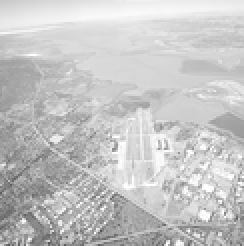
#> input picture assets/runway.png, 122 x 123 px, shrunk from 765 x 769 before the run, found by its file name (shown 2 times larger)
$ jupyter execute Answers.ipynb   (shell and % lines are left out)
#> lines starting #> are read from the running program, lines starting #| are printed output that depends on the picture; after the words box and inside, x2 and y2 are one past the last pixel; in counts of white or black regions, pixels touching at a corner belong together
#### Download Assets

[cell 1]
urls = ["https://github.com/ravindusenavirathna/Intensity-Transformations-and-Neighborhood-Filtering/blob/bb29f06b207f8ec7f7c49c9e13f4115da8db2669/assets/runway.png",
        "https://github.com/ravindusenavirathna/Intensity-Transformations-and-Neighborhood-Filtering/blob/776ac4a3970e6f3b577c2b457b9685780bea60ae/assets/emma_salt_pepper.jpg",
        "https://github.com/ravindusenavirathna/Intensity-Transformations-and-Neighborhood-Filtering/blob/776ac4a3970e6f3b577c2b457b9685780bea60ae/assets/highlights_and_shadows.jpg",
        "https://github.com/ravindusenavirathna/Intensity-Transformations-and-Neighborhood-Filtering/blob/776ac4a3970e6f3b577c2b457b9685780bea60ae/assets/looking_out.jpg"]

for url in urls:
    raw_url = url.replace("github.com", "raw.githubusercontent.com").replace("/blob/", "/")
    !wget -q {raw_url} -O {raw_url.split("/")[-1]}

#### Import Libraries

[cell 2]
import cv2
import numpy as np
import matplotlib.pyplot as plt

# Question 01

[cell 3]
# 1. Load the image in Grayscale
img = cv2.imread('runway.png', cv2.IMREAD_GRAYSCALE)
#> img is the input picture: shape (123, 122); min 82, max 255, mean 197.1

# Normalize pixel values to range [0, 1] for mathematical operations
r = img / 255.0

# ---------------------------------------------------------
# (a) Gamma Correction with gamma = 0.5 (Brightening)
# Formula: s = r ^ 0.5
# ---------------------------------------------------------
gamma_a = 0.5
s_a = np.power(r, gamma_a)
# Convert back to [0, 255] for display
img_gamma_05 = np.uint8(np.clip(s_a * 255, 0, 255))

# ---------------------------------------------------------
# (b) Gamma Correction with gamma = 2.0 (Darkening)
# Formula: s = r ^ 2.0
# ---------------------------------------------------------
gamma_b = 2.0
s_b = np.power(r, gamma_b)
# Convert back to [0, 255] for display
img_gamma_2 = np.uint8(np.clip(s_b * 255, 0, 255))

# ---------------------------------------------------------
# (c) Contrast Stretching (Piecewise Linear)
# r1 = 0.2, r2 = 0.8
# ---------------------------------------------------------
r1 = 0.2
r2 = 0.8

# Initialize output array
s_c = np.zeros_like(r)

# Apply the piecewise conditions vectorized:

# 1. r < r1 -> 0
# (Already 0 from initialization)

# 2. r1 <= r <= r2 -> Scale linearly: (r - r1) / (r2 - r1)
mask_middle = (r >= r1) & (r <= r2)
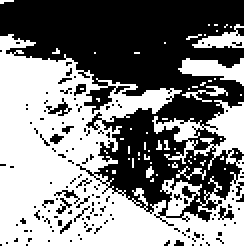
#> mask_middle: shape (123, 122) bool (shown 2 times larger); 50.9% white; 142 black regions (135 under 20 px), largest, box (x1, y1, x2, y2) and area: (0, 0, 122, 113) 6811, (23, 49, 36, 58) 42, (109, 103, 117, 110) 29
s_c[mask_middle] = (r[mask_middle] - r1) / (r2 - r1)

# 3. r > r2 -> 1
mask_upper = (r > r2)
s_c[mask_upper] = 1.0

# Convert back to [0, 255]
img_contrast = np.uint8(np.clip(s_c * 255, 0, 255))

# ---------------------------------------------------------
# Visualization
# ---------------------------------------------------------
plt.figure(figsize=(12, 8))

# Original
plt.subplot(2, 2, 1)
plt.imshow(img, cmap='gray', vmin=0, vmax=255)
plt.title('Original Image (Fig. 1)')
plt.axis('off')

# Gamma = 0.5
plt.subplot(2, 2, 2)
plt.imshow(img_gamma_05, cmap='gray', vmin=0, vmax=255)
plt.title(r'(a) Gamma Correction $\gamma=0.5$')
plt.axis('off')

# Gamma = 2.0
plt.subplot(2, 2, 3)
plt.imshow(img_gamma_2, cmap='gray', vmin=0, vmax=255)
plt.title(r'(b) Gamma Correction $\gamma=2.0$')
plt.axis('off')

# Contrast Stretching
plt.subplot(2, 2, 4)
plt.imshow(img_contrast, cmap='gray', vmin=0, vmax=255)
plt.title('(c) Contrast Stretching')
plt.axis('off')

plt.tight_layout()

plt.show()

# Question 02

[cell 4]
gamma_value = 0.5

# 1. Load the original image
img_bgr = cv2.imread('highlights_and_shadows.jpg')
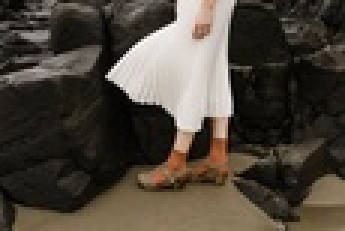
#> input picture assets/highlights_and_shadows.jpg, 115 x 77 px, shrunk from 720 x 480 before the run, found by its file name (shown 3 times larger)
#> img_bgr is the input picture: shape (77, 115, 3); mean B, G, R 58.1, 68.6, 75.7

# 2. Convert from BGR to CIE L*a*b* color space
img_lab = cv2.cvtColor(img_bgr, cv2.COLOR_BGR2LAB)
#> img_lab: shape (77, 115, 3); mean of channels 0, 1, 2 71.3, 129.1, 135

# Split the channels
l_channel, a_channel, b_channel = cv2.split(img_lab)
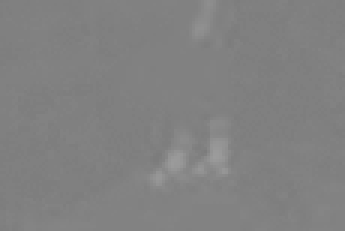
#> a_channel: shape (77, 115) (shown 3 times larger); min 124, max 156, mean 129.1

# 3. Apply Gamma Correction to the L (Lightness) channel
# Normalize L to [0, 1] for the math
l_norm = l_channel / 255.0
l_corrected_norm = np.power(l_norm, gamma_value)
# Scale back to [0, 255] and convert to uint8
l_new = np.uint8(np.clip(l_corrected_norm * 255, 0, 255))

# 4. Merge the channels back together
# Use the new L channel with the original a and b channels
img_lab_corrected = cv2.merge((l_new, a_channel, b_channel))
#> img_lab_corrected: shape (77, 115, 3); mean of channels 0, 1, 2 118.3, 129.1, 135

# Convert back to BGR, then to RGB for matplotlib display
img_corrected_bgr = cv2.cvtColor(img_lab_corrected, cv2.COLOR_LAB2BGR)
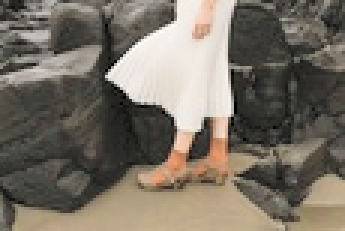
#> img_corrected_bgr: shape (77, 115, 3) (shown 3 times larger); mean B, G, R 101, 111.9, 119.6
img_corrected_rgb = cv2.cvtColor(img_corrected_bgr, cv2.COLOR_BGR2RGB)
img_original_rgb = cv2.cvtColor(img_bgr, cv2.COLOR_BGR2RGB)

# 5. Compute Histograms for the L channel
# We compare the distribution of Lightness before and after
hist_original = cv2.calcHist([l_channel], [0], None, [256], [0, 256])
#> hist_original = 256 values, max 359 at index 12, min 0 at index 4, mean 34.59
hist_corrected = cv2.calcHist([l_new], [0], None, [256], [0, 256])
#> hist_corrected = 256 values, max 359 at index 55, min 0 at index 1, mean 34.59

# ---------------------------------------------------------
# Visualization
# ---------------------------------------------------------
plt.figure(figsize=(14, 10))

# (a) Original Image
plt.subplot(2, 2, 1)
plt.imshow(img_original_rgb)
plt.title('Original Image (Underexposed)')
plt.axis('off')

# (b) Corrected Image
# Note: rf'' handles the backslash for the gamma symbol correctly
plt.subplot(2, 2, 2)
plt.imshow(img_corrected_rgb)
plt.title(rf'Corrected Image (L-channel $\gamma={gamma_value}$)')
plt.axis('off')

# (c) Histogram: Original
plt.subplot(2, 2, 3)
plt.plot(hist_original, color='black')
plt.title('Histogram of Original L-Channel')
plt.xlabel('Pixel Intensity (Lightness)')
plt.ylabel('Frequency')
plt.grid(True, alpha=0.3)

# (d) Histogram: Corrected
plt.subplot(2, 2, 4)
plt.plot(hist_corrected, color='blue')
plt.title(rf'Histogram of Corrected L-Channel ($\gamma={gamma_value}$)')
plt.xlabel('Pixel Intensity (Lightness)')
plt.ylabel('Frequency')
plt.grid(True, alpha=0.3)

plt.tight_layout()

plt.show()
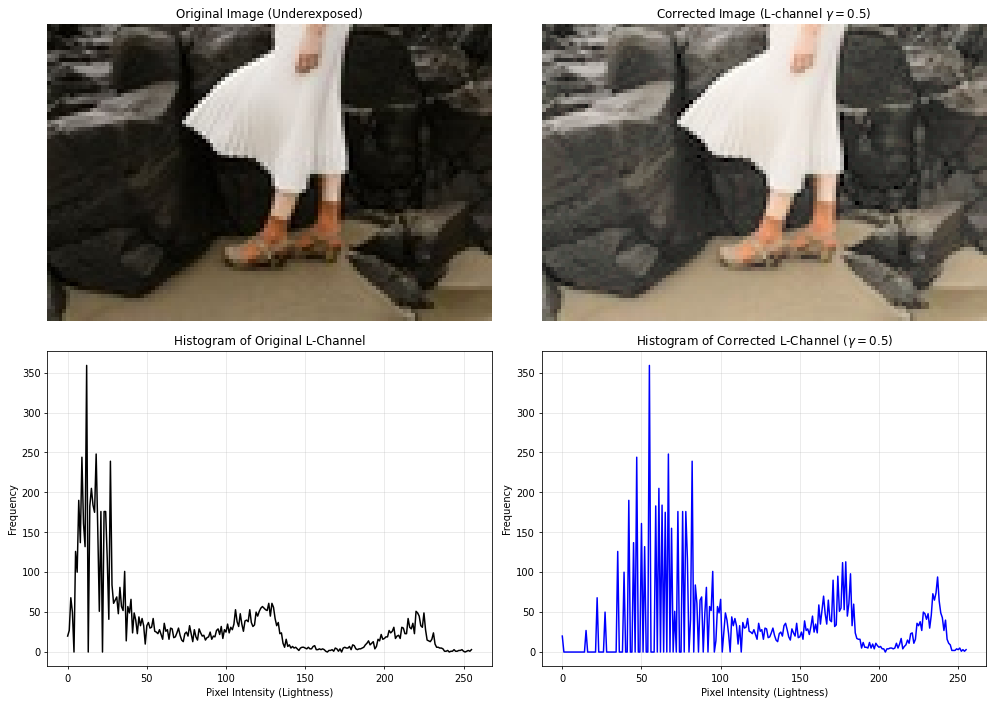
#> figure drawn by matplotlib, 4 panels; panel 3: curve peaks at x = 12, y = 359; panel 4: curve peaks at x = 55, y = 359

# Question 03

[cell 5]
# 1. Load the image in Grayscale
img = cv2.imread('runway.png', cv2.IMREAD_GRAYSCALE)

# ---------------------------------------------------------
# Manual Histogram Equalization Implementation
# ---------------------------------------------------------

# Step A: Calculate the Histogram
# We count the frequency of each pixel intensity (0-255)
# Note: np.histogram also takes 'bins' and 'range'
hist, bins = np.histogram(img.flatten(), bins=256, range=[0, 256])
#> hist = 256 values, max 368 at index 215, min 0 at index 0, mean 58.62; bins = 257 values from 0 to 256

# Step B: Calculate the Cumulative Distribution Function (CDF)
# cdf[i] is the sum of all counts <= i
cdf = hist.cumsum()
#> cdf = 256 values from 0 to 15006

# Step C: Normalize the CDF to the range [0, 255]
# Formula: s_k = floor( (L-1) * CDF(r_k) ) where CDF is normalized to [0,1]
# We perform it in one step: (cdf / total_pixels) * 255
cdf_normalized = (cdf * 255) / cdf.max()
#> cdf_normalized = 256 values from 0 to 255

# Step D: Create a Lookup Table (LUT)
# Map the input pixel values to the new equalized values
lookup_table = np.uint8(cdf_normalized)
#> lookup_table = 256 values from 0 to 255

# Step E: Apply the LUT to the image
# This replaces every pixel 'v' with 'lookup_table[v]'
img_equalized_manual = lookup_table[img]
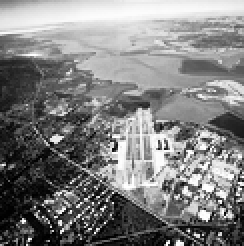
#> img_equalized_manual: shape (123, 122) (shown 2 times larger); min 0, max 255, mean 128.4

# ---------------------------------------------------------
# Validation (Optional comparison with OpenCV)
# ---------------------------------------------------------
# img_equalized_opencv = cv2.equalizeHist(img)

# ---------------------------------------------------------
# Visualization
# ---------------------------------------------------------
plt.figure(figsize=(12, 10))

# 1. Original Image
plt.subplot(2, 2, 1)
plt.imshow(img, cmap='gray', vmin=0, vmax=255)
plt.title('Original Runway Image')
plt.axis('off')

# 2. Equalized Image (Manual)
plt.subplot(2, 2, 2)
plt.imshow(img_equalized_manual, cmap='gray', vmin=0, vmax=255)
plt.title('Manually Equalized Image')
plt.axis('off')

# 3. Histogram: Original
plt.subplot(2, 2, 3)
# FIX: Explicitly name 'bins' and 'range' to avoid DeprecationWarning
plt.hist(img.flatten(), bins=256, range=[0, 256], color='black')
plt.title('Original Histogram')
plt.xlabel('Pixel Intensity')
plt.ylabel('Frequency')
plt.grid(True, alpha=0.3)

# 4. Histogram: Equalized
plt.subplot(2, 2, 4)
# FIX: Explicitly name 'bins' and 'range'
plt.hist(img_equalized_manual.flatten(), bins=256, range=[0, 256], color='blue')
plt.title('Equalized Histogram (Flatter)')
plt.xlabel('Pixel Intensity')
plt.ylabel('Frequency')
plt.grid(True, alpha=0.3)

plt.tight_layout()

plt.show()
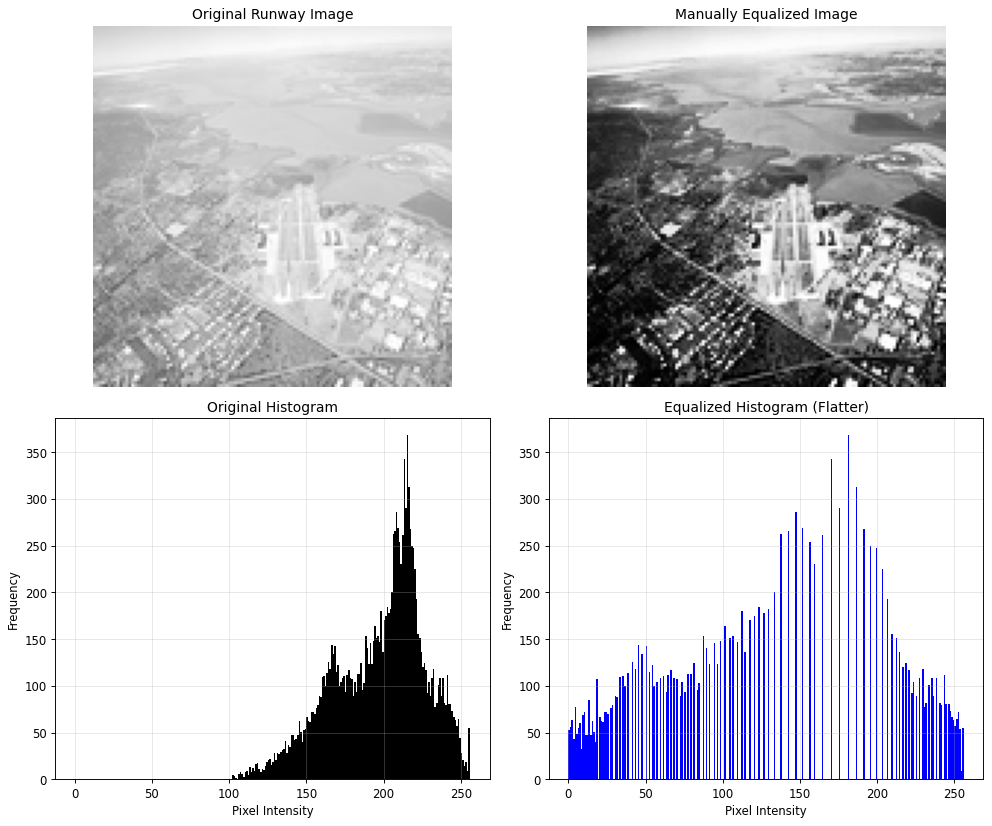
#> figure drawn by matplotlib, 4 panels; panel 3: tallest bar 368 high, from x = 215 to 216; panel 4: tallest bar 368 high, from x = 181 to 182

# Question 04

[cell 6]
# 1. Load the image in Grayscale
img = cv2.imread('looking_out.jpg', cv2.IMREAD_GRAYSCALE)
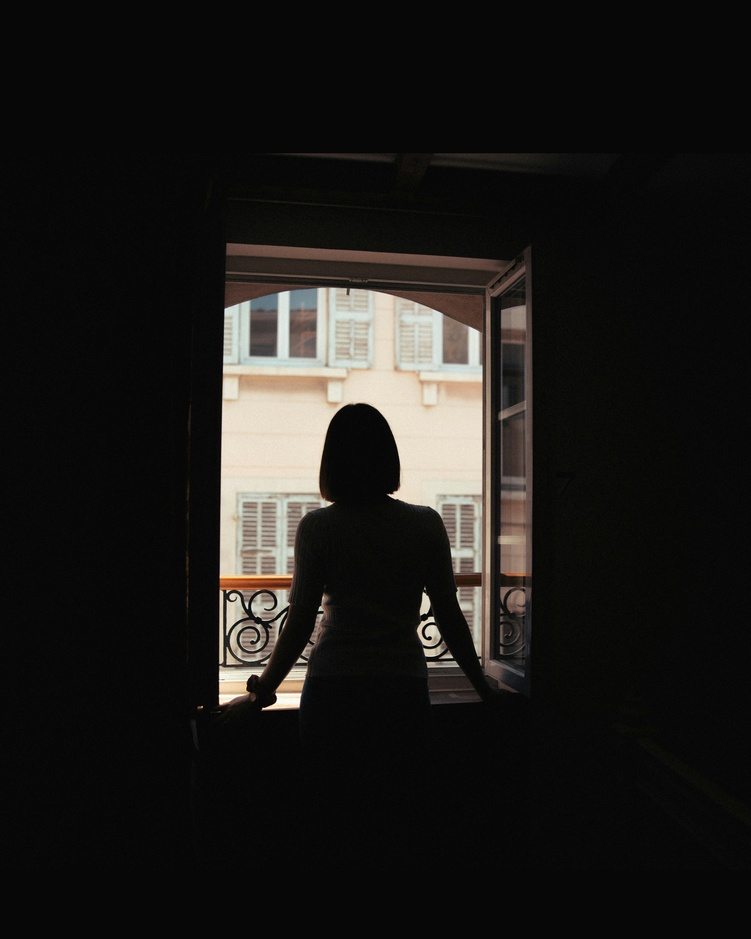
#> input picture assets/looking_out.jpg, 751 x 939 px, shrunk from 4693 x 5867 before the run, found by its file name
#> img: shape (939, 751); min 0, max 255, mean 27.6

# 2. (a) Otsu Thresholding
# We want the 'foreground' (woman + room) which is DARK.
# The background (window) is BRIGHT.
# Standard THRESH_BINARY sets bright pixels > Threshold to 255.
# We need the opposite: pixels < Threshold should be 255 (the mask).
otsu_threshold, mask = cv2.threshold(img, 0, 255, cv2.THRESH_BINARY_INV + cv2.THRESH_OTSU)
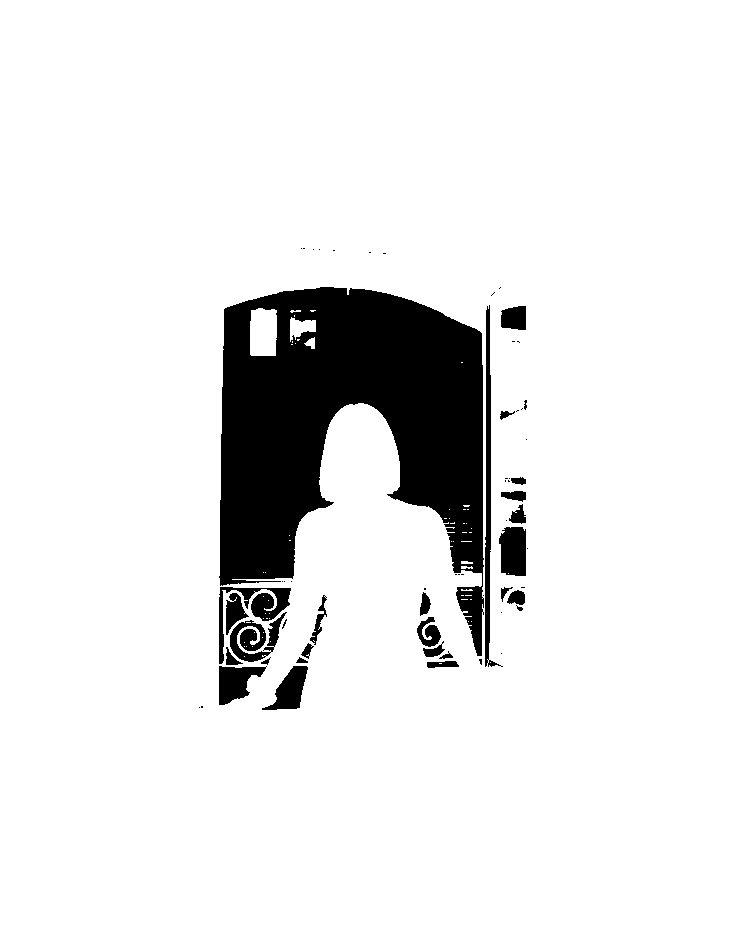
#> mask: shape (939, 751); 90.7% white; 62 black regions (35 under 20 px), largest, box (x1, y1, x2, y2) and area: (219, 287, 484, 656) 54243, (485, 305, 503, 667) 1746, (219, 587, 291, 664) 1398
#> otsu_threshold = 101

print(f"Otsu's calculated threshold value: {otsu_threshold}")
#| Otsu's calculated threshold value: 101.0

# 3. (b) Histogram Equalization on Foreground Only
# We cannot use cv2.equalizeHist() directly because it uses the whole image.
# We must perform equalization manually on the masked pixels.

# Step A: Get all pixel values that are part of the mask
foreground_pixels = img[mask == 255]

# Step B: Calculate Histogram & CDF for these specific pixels
hist, bins = np.histogram(foreground_pixels.flatten(), bins=256, range=[0, 256])
#> hist = 256 values, max 272122 at index 7, min 0 at index 102, mean 2499.2
cdf = hist.cumsum()
#> cdf = 256 values from 51 to 639783

# Step C: Normalize CDF to [0, 255]
# Use the masked min/max to stretch properly
# Mask zeros to ignore background contribution
cdf_m = np.ma.masked_equal(cdf, 0)
cdf_m = (cdf_m - cdf_m.min()) * 255 / (cdf_m.max() - cdf_m.min())
cdf_final = np.ma.filled(cdf_m, 0).astype('uint8')
#> cdf_final = 256 values from 0 to 255

# Step D: Apply the equalization
# Create a copy of the original image
img_equalized = img.copy()
# Map the foreground pixels to their new values using the CDF lookup
img_equalized[mask == 255] = cdf_final[img[mask == 255]]
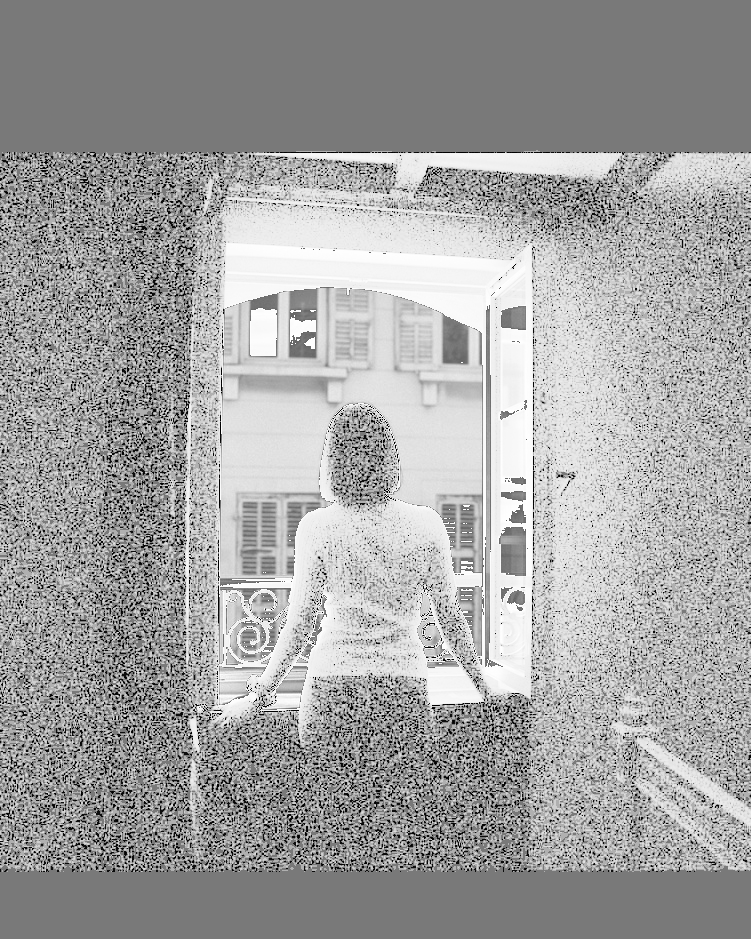
#> img_equalized: shape (939, 751); min 0, max 255, mean 161.7

# ---------------------------------------------------------
# Visualization
# ---------------------------------------------------------
plt.figure(figsize=(15, 6))

# Original
plt.subplot(1, 3, 1)
plt.imshow(img, cmap='gray', vmin=0, vmax=255)
plt.title('Original Image')
plt.axis('off')

# Binary Mask
plt.subplot(1, 3, 2)
plt.imshow(mask, cmap='gray', vmin=0, vmax=255)
plt.title(f'Otsu Mask (Foreground)\nThreshold = {otsu_threshold}')
plt.axis('off')

# Result
plt.subplot(1, 3, 3)
plt.imshow(img_equalized, cmap='gray', vmin=0, vmax=255)
plt.title('Foreground Equalized')
plt.axis('off')

plt.tight_layout()

plt.show()
